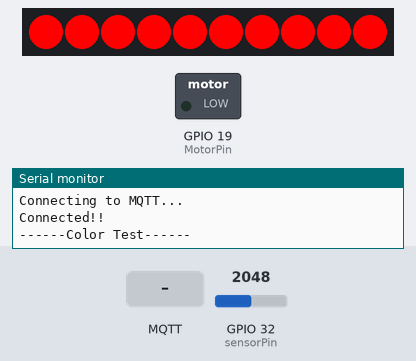
A sketch run on a simulated ESP32. On the bench: 10 RGB LEDs in strip order, left to right, switched loads named in the sketch (green lamp = pin HIGH), the last lines printed to the serial monitor. The test bench sets the inputs (shaded band); at power-on: GPIO 32 (sensorPin) = 2048. WiFi joins after 1.5 s; servers stay silent unless stated; random numbers use the default seed unless the sketch sets one; no MQTT or app messages arrive unless stated.

Above: at 1.6 s.
At 8.1 s:
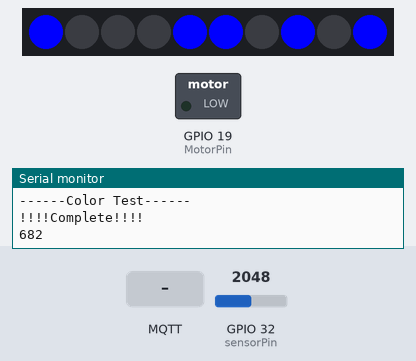
8.2 s: MQTT message "on" arrives on the third subscribed topic
At 9.4 s:
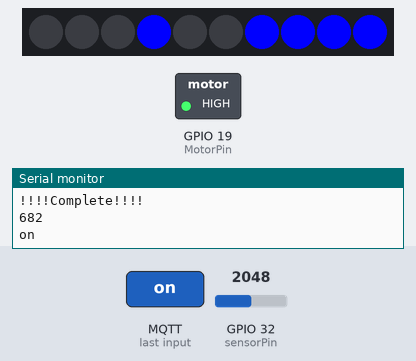
10.2 s: MQTT message "off" arrives on the second subscribed topic
Timing chart, 0 to 13.4 s (numbered marks = the images above; inputs shaded):
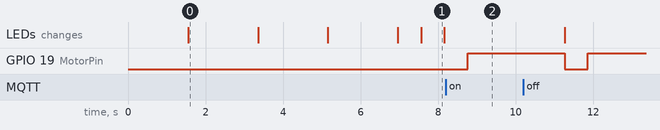

Measured:
- after the input at 8.2 s, GPIO 19 (MotorPin): LOW → HIGH after 0.56 s
- what the display in image 0 shows lasts 1.8 s, from 1.6 s to 3.4 s
- what the display in image 1 shows lasts 0.6 s, from 7.6 s to 8.2 s

The sketch:

Motor_MQTT_soilmoisture_RGB_Pot.ino
```cpp
#include <WiFi.h>
#include <PubSubClient.h>
#include <Adafruit_NeoPixel.h>


#define MotorPin 19
#define NUMPIXELS 10
#define RGBPIN    14
#define sensorPin 32


uint16_t soilmoisture[] = {0, 0, 0};
uint16_t ave = 0;
char cnt = 10;

const char* SSID = "Moon";
const char* PASS = "moonmoon";
const char* SERVER = "192.168.137.234";
const int PORT = 1883;

boolean check = false;


WiFiClient espClient;
PubSubClient client(espClient);
Adafruit_NeoPixel pixels(NUMPIXELS, RGBPIN, NEO_GRB + NEO_KHZ800);

void callback(char* topic, byte* payload, unsigned int length)
{
  char str[64];
  unsigned int num;

  memset(str, 0x00, sizeof(str));

  for (int i = 0; i < length; i++) {
    Serial.print((char)payload[i]);
    str[i] = (char)payload[i];
  }
  Serial.println("");

  if (strcmp("secret/RGB/Motor", topic) == 0)
  {
    int WaterTime;
    sscanf(str, "%d", &WaterTime);
    digitalWrite(MotorPin, 1);
    delay(WaterTime);
    digitalWrite(MotorPin, 0);
  }
  else if (strcmp("secret/RGB/SetNum", topic) == 0)
  {
    sscanf(str, "%d", &num);
    ave = num;
    pixels.clear();
  }
  else
  {
    digitalWrite(MotorPin, 1);
    delay(2500);
    digitalWrite(MotorPin, 0);
  }
}

void tinkle(char red2, char gre2, char blu2)
{
  for (char t = 0; t < 3; t++)
  {
    char i = 0;
    while (i < 10)
    {
      pixels.setPixelColor(i, pixels.Color(red2, gre2, blu2));
      i++;
    }
    pixels.show();
    delay(300);
    pixels.clear();
    delay(300);
  }
}

void setup()
{

  Serial.begin(115200);
  pinMode(sensorPin, INPUT);
  pinMode(MotorPin, OUTPUT);
  pinMode(RGBPIN, OUTPUT);
  randomSeed(analogRead(sensorPin));

  WiFi.begin(SSID, PASS);
  pixels.begin();


  while (WiFi.status() != WL_CONNECTED) {
    delay(500);
    Serial.println("Connecting to AP...");
  }

  Serial.println("Connected to AP!!");

  client.setServer(SERVER, PORT);
  client.setCallback(callback);

  while (!client.connected())
  {
    Serial.println("Connecting to MQTT...");

    if (client.connect("ESP32Client"))
    {
      Serial.println("Connected!!");
    } else
    {
      Serial.print("Failure on connect (");
      Serial.print(client.state());
      Serial.println(")");
      delay(2000);
    }
  }
  Serial.println("------Color Test------");
  tinkle(255, 0, 0);
  tinkle(0, 255, 0);
  tinkle(0, 0, 255);
  Serial.println("!!!!Complete!!!!");
  client.subscribe("secret/RGB/SetNum");
  client.subscribe("secret/RGB/Motor");
  client.subscribe("secret / RGB / SetWater");
}

void readPub(char red, char gre, char blu, uint16_t delayVal)
{
  uint16_t sum = 0;
  uint16_t timeSec = 5000; // change num if you want
  uint16_t offset = 0; // change num if you want
  uint16_t set_timeSec = timeSec / delayVal;
  char Buffer[32];

  cnt++;
  if (cnt > set_timeSec) // 500*10 = 5000 m/s
  {
    soilmoisture[0] = soilmoisture[1];
    soilmoisture[1] = soilmoisture[2];
    soilmoisture[2] = analogRead(sensorPin) - offset;
    sum = soilmoisture[0] + soilmoisture[1] + soilmoisture[2];
    ave = sum / 3;
    Serial.println(ave);
    memset(Buffer, 0, sizeof(Buffer));
    sprintf(Buffer, " % d", ave);
    client.publish("soil / Val", Buffer);
    cnt = 0;
  }
  for (int t = 0; t < 6; t++)
  {
    pixels.setPixelColor(random(10), pixels.Color(red, gre, blu));
  }
  pixels.show();
  delay(delayVal);
  pixels.clear();
}

void loop()
{
  while (ave < 2100)  // Start color Blue
  {
    readPub(0, 0, 255, 600);
    client.loop();
  }
  while (ave >= 2100 && ave < 2150) // ERROR color White
  {
    if (check == true)
    {
      digitalWrite(MotorPin, 1);
      delay(1500);
      digitalWrite(MotorPin, 0);
      check = false;
    }
    readPub(255, 255, 255, 200);
    client.loop();
  }
  while (ave >= 2200 && ave < 2250)  // No Water color Red
  {
    if (check == false)
    {
      digitalWrite(MotorPin, 1);
      delay(1500);
      digitalWrite(MotorPin, 0);
      check = true;
    }
    readPub(255, 0, 0, 300);
    client.loop();
  }
  while (ave >= 2250 && ave < 2350) // Normal Water color Orange
  {
    readPub(255, 187, 0,  400); //char red, char gre, char blu, uint16_t delayVal
    client.loop();
  }
  while (ave >= 2350)  // Enough Water color Green
  {
    readPub(0, 255, 0, 500);
    if (check == true)
    {
      check = false;
    }
    client.loop();
  }
}
```
